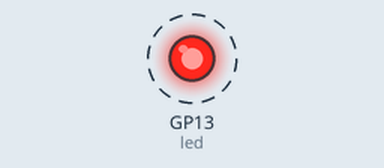
Simulated run of this program. Board: Raspberry Pi Pico running MicroPython. Parts: output pins drawn as LEDs (lit = HIGH). Wiring (from the project's diagram.json): red LED on GP13. Dashed ring = blinking.

Above: at 0.2 s.
Timing chart, 0 to 3.0 s (numbered marks = the images above):
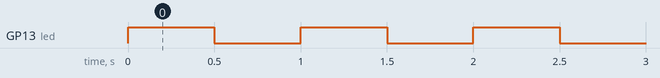

Measured:
- by itself, GP13 (led): alternates HIGH for 0.50 s and LOW for 0.50 s

The program:

main.py
```python
#print("Hello, Pi Pico!")

#from machine import Pin
#led = Pin(13, Pin.OUT)
#led.value(1)
#led.value(0)

import time
from machine import Pin
led=Pin(13,Pin.OUT)

while True:
    led.value(1)        #set led turn on
    time.sleep(0.5)
    led.value(0)        #set led turn off
    time.sleep(0.5)
```
